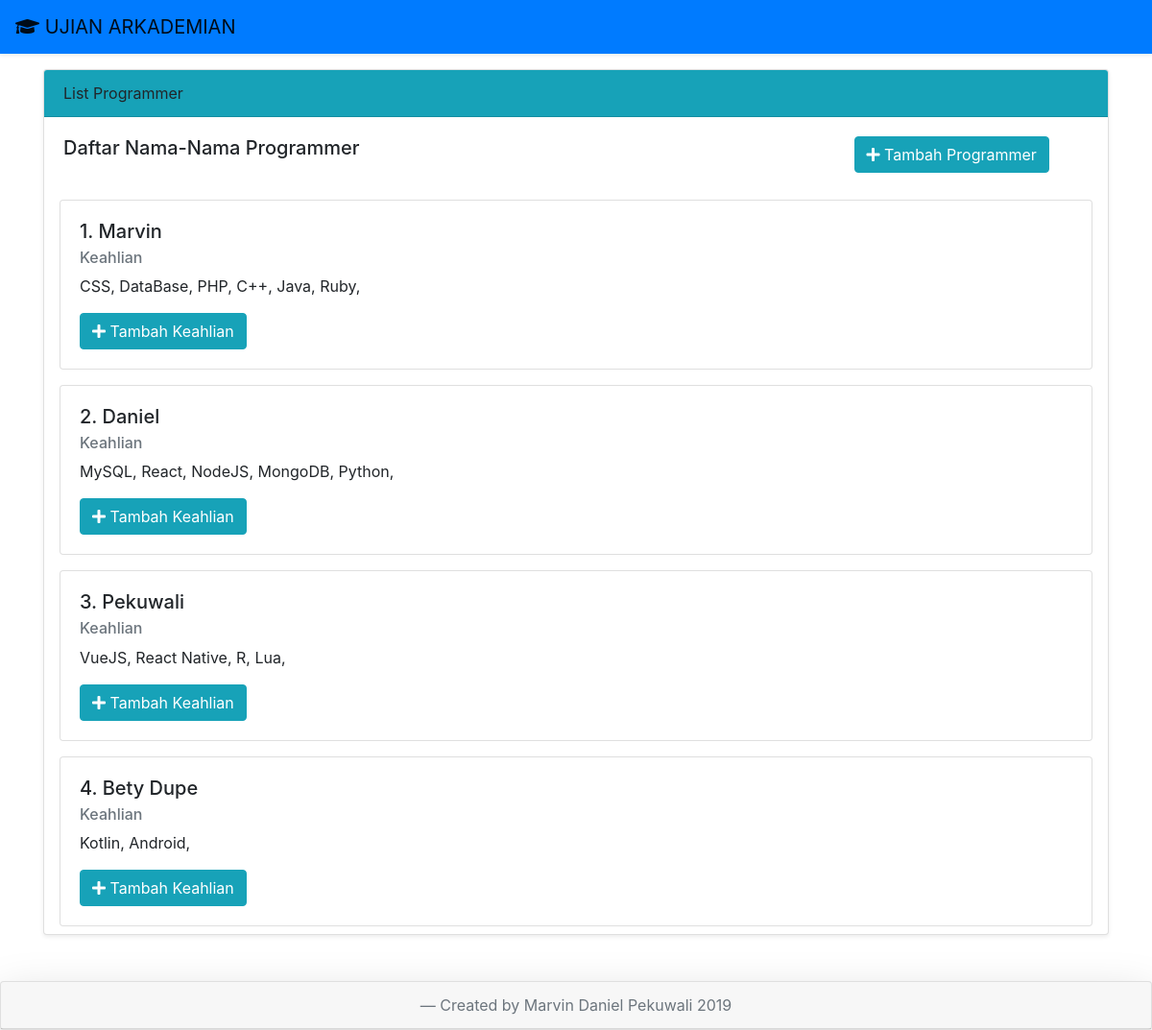
The page /6.project/index.php on the database its author committed.
### tables this page shows
CREATE TABLE `users` (
  `id` int(11) NOT NULL,
  `name` varchar(50) NOT NULL
);

CREATE TABLE `skills` (
  `id` int(11) NOT NULL,
  `name` varchar(50) NOT NULL,
  `user_id` int(11) NOT NULL
);

### 6.project/index.php (the view, shortened to what this page needs)
<!DOCTYPE html>
<html lang="en">
<head>
  <link rel="stylesheet" href="assets/css/bootstrap.css">
  <link rel="stylesheet" href="assets/css/fontawesome.css">
</head>
<body>
  <nav class="navbar navbar-expand-lg navbar-light bg-primary mb-3 shadow-sm">
    <a class="navbar-brand" href="#"><i class="fas fa-graduation-cap"></i> UJIAN ARKADEMIAN</a>
  </nav>
  <main class="container">
    <div class="card shadow-sm">
      <div class="card-header bg-info">
        List Programmer
      </div>
      <div class="card-body">
        <div class="row">
          <div class="col-lg-9">
            <h5 class="card-title">Daftar Nama-Nama Programmer</h5>
          </div>
          <div class="col-lg-3">
            <button class="btn btn-info" data-toggle="modal" data-target="#prog"> <i class="fas fa-plus"></i> Tambah Programmer</button>
          </div>
        </div>
      </div>
      <?php include 'koneksi.php';
      $coba = "Select * from users";
      $query = mysqli_query($koneksi, $coba);
      $i = 1;
      while ($data = mysqli_fetch_array($query)) {
        $id = $data["id"];
        ?>
        <div class="card ml-3 mr-3 mb-2 mt-2">
          <div class="card-body">
            <h5 class="card-title"><?= $i++ . ". " . $data["name"]; ?></h5>
            <h6 class="card-subtitle mb-2 text-muted">Keahlian</h6>
            <p class="card-text">
              <?php
              $lanjut = "Select skills.name from skills where user_id ='$id'";
              $query2 = mysqli_query($koneksi, $lanjut);
              while ($skill = mysqli_fetch_array($query2)) {
                echo $skill["name"] . ", ";
              }
              ?>
            </p>
            <button class="btn btn-info" data-toggle="modal" data-id="<?= $data["id"]; ?>" data-target="#modalbox"><i class="fas fa-plus"></i> Tambah Keahlian</button>
          </div>
        </div>
      <?php } ?>
    </div>
  </main>
  <div class="footer mt-5">
    <div class="card shadow-lg">
      <div class="card-header text-center text-black-50">
        <blockquote class="blockquote mb-0">
          <footer class="blockquote-footer">Created by Marvin Daniel Pekuwali 2019
          </footer>
        </blockquote>
      </div>
    </div>
  </div>
</body>
</html>

### rows shown on the page
users: name "Marvin"
skills: name "CSS"
skills: name "DataBase"
skills: name "PHP"
skills: name "C++"
skills: name "Java"
skills: name "Ruby"
users: name "Daniel"
skills: name "MySQL"
skills: name "React"
skills: name "NodeJS"
skills: name "MongoDB"
skills: name "Python"
users: name "Pekuwali"
skills: name "VueJS"
skills: name "React Native"
skills: name "R"
skills: name "Lua"
users: name "Bety Dupe"
skills: name "Kotlin"
skills: name "Android"
